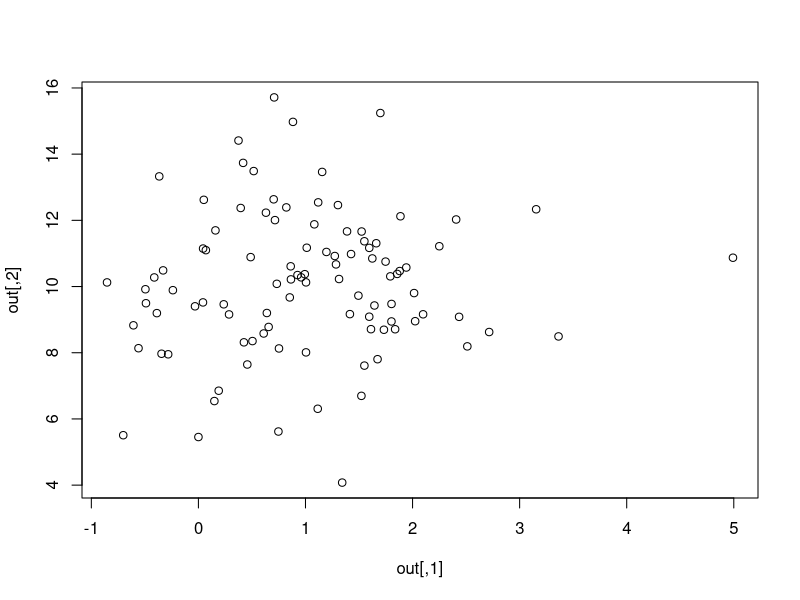
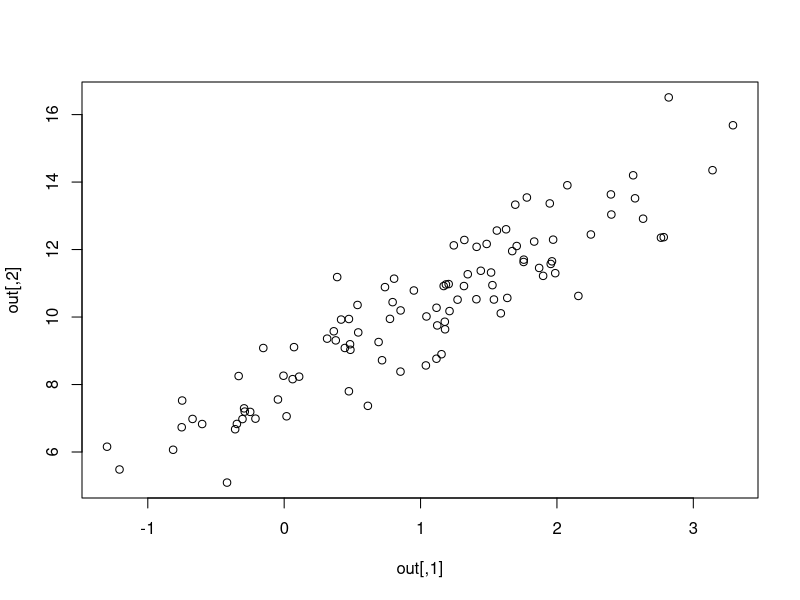
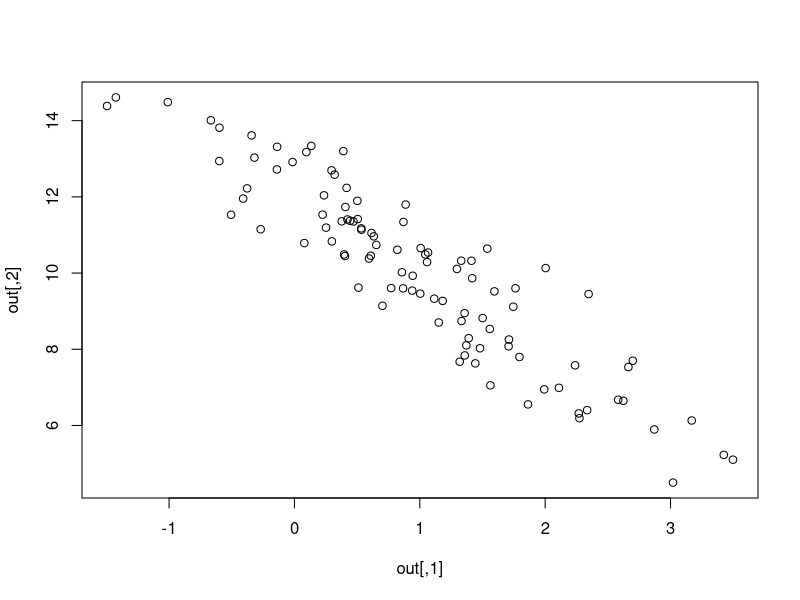
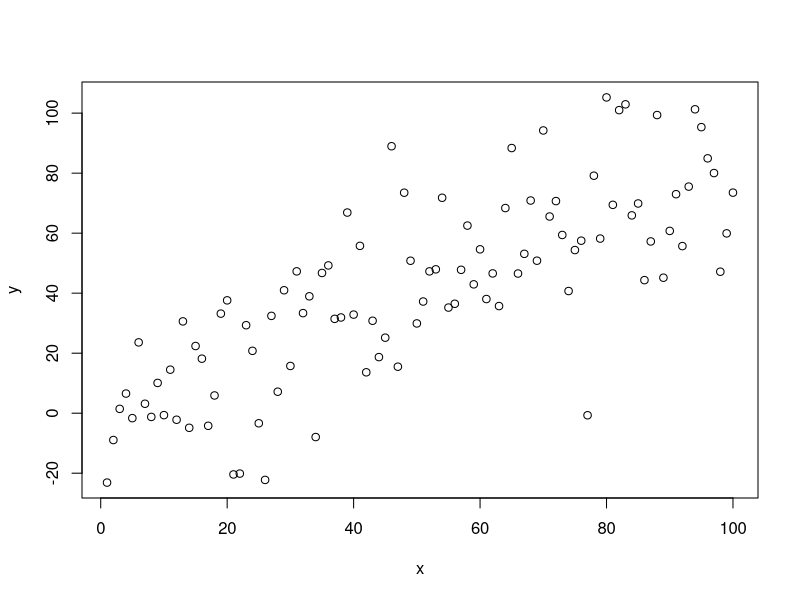
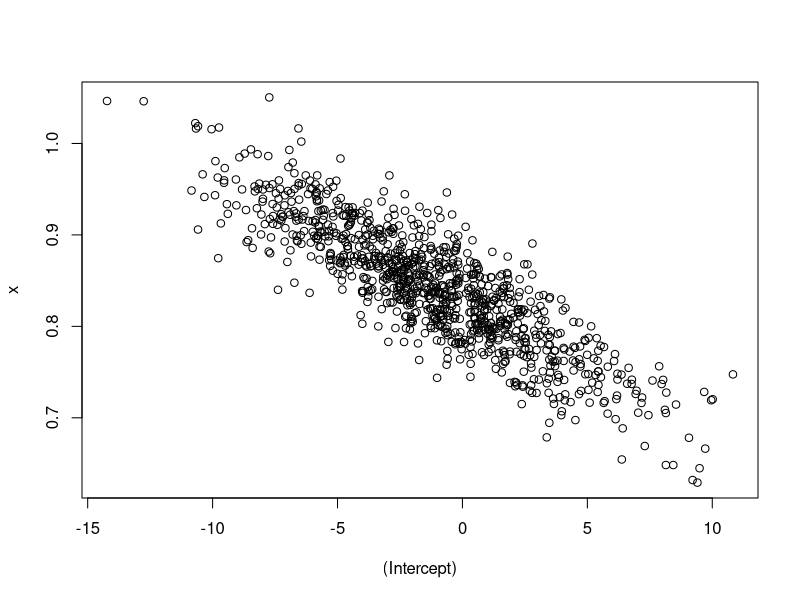
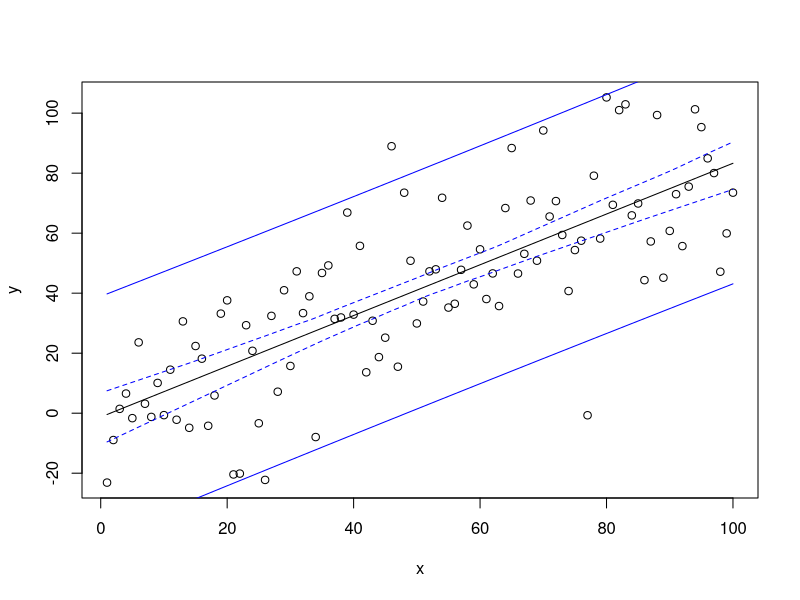

The R source for these figures, in order: (Note: this script raises an error after producing the figures.)

library(mvtnorm)

my_mu = c(1,10)
my_sigma = cbind(c(1,0),c(0,5))  # no correlations
out = rmvnorm(100,mean=my_mu,sigma=my_sigma)
plot(out)

my_sigma = cbind(c(1,2),c(2,5))  # positive correlations
out = rmvnorm(100,mean=my_mu,sigma=my_sigma)
plot(out)

my_sigma = cbind(c(1,-2),c(-2,5))  # negative correlations
out = rmvnorm(100,mean=my_mu,sigma=my_sigma)
plot(out)


# simulate an independent variable and a response 
x = 1:100
y = 0.8*x + rnorm(length(x),0,max(x)/5)  # rnorm() adds some noise 
plot(x,y)
reg = lm(y~x)

# extract estimates of parameter means and var-cov matrix
mu = coef(reg)
sigma = vcov(reg)
plot(rmvnorm(1000,mu,sigma ))

# Monte Carlo simulation

# Simulation parameters:
NE = 100      ## Ensemble size

# Generate predictions for each value of x using different parameter samples
n = matrix(NA,NE,length(x))   # storage for all simulations
coef_samples = rmvnorm(NE,mean=mu,sigma=sigma)  # sample values of coefficients
for(i in 1:NE){        # loop over r and K samples
  n[i,] = coef_samples[i,1] + coef_samples[i,2]*x   # predict values at each x
}

# calculate the median and 95% CI limits for each time point
n.stats = apply(n,2,quantile,c(0.025,0.5,0.975))

true_PI = predict(reg,interval="prediction", level=0.95)

# plot the median
plot(x,y)

# add predictions, upper and lower CI's
lines(predict(reg))

# truth
lines(x,true_PI[,2],col="blue")
lines(x,true_PI[,3],col="blue")

# mine 
lines(x,n.stats[1,],col="blue",lty="dashed")
lines(x,n.stats[3,], col="blue",lty="dashed")

# try package forecast functions
lm_forecast = forecast(reg,newdata=data.frame(x=c(10,20,30)))
